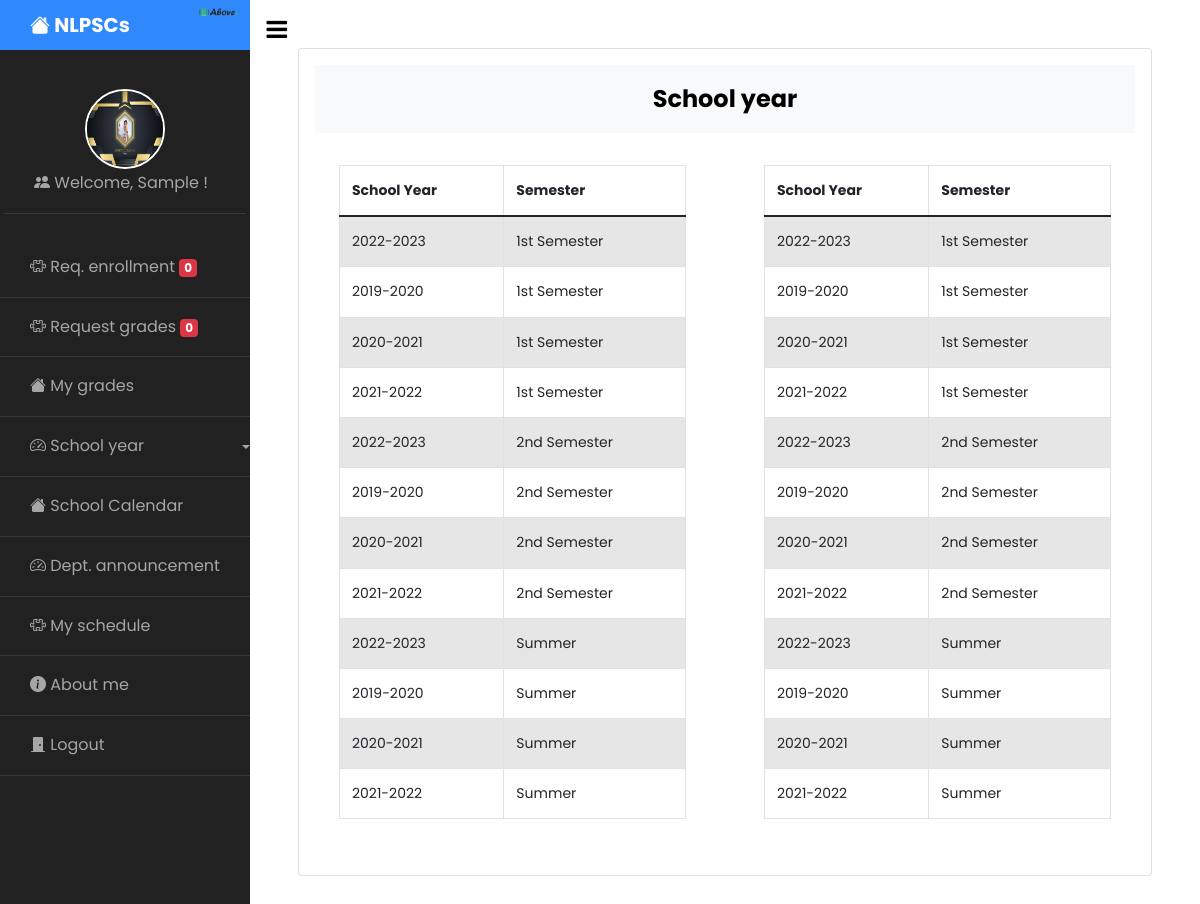
The app's page /student/semester.php (signed in) with its own data.
### tables this page shows
CREATE TABLE `student` (
  `Id` int(11) NOT NULL,
  `id_no` varchar(255) DEFAULT NULL,
  `firstname` varchar(255) NOT NULL,
  `middlename` varchar(255) NOT NULL,
  `lastname` varchar(255) NOT NULL,
  `dob` varchar(255) NOT NULL,
  `age` varchar(255) NOT NULL,
  `email` varchar(255) NOT NULL,
  `contact` varchar(255) NOT NULL,
  `address` varchar(255) NOT NULL,
  `username` varchar(255) NOT NULL,
  `password` varchar(255) NOT NULL,
  `images` varchar(255) NOT NULL,
  `dept_id` int(11) NOT NULL,
  `year_level` int(255) NOT NULL,
  `status` varchar(255) NOT NULL DEFAULT 'Pending'
);

CREATE TABLE `semester` (
  `Id` int(11) NOT NULL,
  `Semester` varchar(255) NOT NULL,
  `school_id` int(11) NOT NULL
);

CREATE TABLE `schoolyear` (
  `Id` int(11) NOT NULL,
  `schoolyear` varchar(255) NOT NULL,
  `status` varchar(255) NOT NULL DEFAULT 'Inactive'
);

### student/semester.php (the view, shortened to what this page needs)
<?php include 'sidebar.php'; ?>
     <div id="content" class="p-4 p-md-5 pt-5">
       <div class="card p-3">
         <h4 class="bg-light p-3" align="center"><strong>School year</strong></h4>
   <div class="row">
     <div class="col-md-6">
       <div class="table-responsive p-4">
     <table class="table table-bordered table-striped table-hover table-responsive-sm table-responsive-md table-responsive-lg table-responsive-xl table-responsive-xxl" id="exampless">
       <thead>
         <tr>
           <th>School Year</th>
           <th>Semester</th>
         </tr>
       </thead>
       <tbody>
         <?php
           $query ="SELECT * FROM semester JOIN schoolyear WHERE semester.school_id=schoolyear.Id ORDER BY semester";
           $sql = mysqli_query($conn,$query);
           while($row = mysqli_fetch_array($sql)) {
         ?>
         <tr>
             <td><?php echo $row["schoolyear"];?></td>
             <td><?php echo $row["Semester"];?></td>
         </tr>
           <?php
               }
           ?>
       </tbody>
     </table>
   </div>
     </div>
     <div class="col-md-6">
       <div class="table-responsive p-4">
     <table class="table table-bordered table-striped table-hover table-responsive-sm table-responsive-md table-responsive-lg table-responsive-xl table-responsive-xxl" id="examples">
       <thead>
         <tr>
           <th>School Year</th>
           <th>Semester</th>
         </tr>
       </thead>
       <tbody>
         <?php
           $query ="SELECT * FROM semester JOIN schoolyear WHERE semester.school_id=schoolyear.Id ORDER BY semester";
           $sql = mysqli_query($conn,$query);
           while($row = mysqli_fetch_array($sql)) {
         ?>
         <tr>
             <td><?php echo $row["schoolyear"];?></td>
             <td><?php echo $row["Semester"];?></td>
         </tr>
           <?php
               }
           ?>
       </tbody>
     </table>
   </div>
     </div>
   </div>
     </div>
   </div>

### student/sidebar.php (shortened to what this page needs)
<?php
  include '../config.php';
  if(isset($_SESSION['student']) && isset($_SESSION['student_id'])) {
    $id = $_SESSION['student_id'];
    $student = mysqli_query($conn, "SELECT * FROM student WHERE Id='$id'");
    while($row = mysqli_fetch_array($student)) {
?>
<!doctype html>
<html lang="en">
  <head>
    <link rel="stylesheet" href="https://cdn.datatables.net/1.11.3/css/jquery.dataTables.min.css">
    <link href="https://cdn.jsdelivr.net/npm/bootstrap@5.0.2/dist/css/bootstrap.min.css" rel="stylesheet">
    <link rel="stylesheet" href="https://stackpath.bootstrapcdn.com/font-awesome/4.7.0/css/font-awesome.min.css">
		<link rel="stylesheet" href="https://stackpath.bootstrapcdn.com/font-awesome/4.7.0/css/font-awesome.min.css">
    <link rel="stylesheet" href="https://cdn.jsdelivr.net/npm/bootstrap-icons@1.8.1/font/bootstrap-icons.css">
		<link rel="stylesheet" href="../css/style.css">
  </head>
  <body>
		<div class="wrapper d-flex align-items-stretch">
      <nav id="sidebar">
        <div class="custom-menu">
          <button type="button" id="sidebarCollapse" class="btn btn-primary">
            <i class="fa fa-bars"></i>
          </button>
        </div>
        <h1><a href="dashboard.php" class="logo"><i class="bi bi-house-fill"></i> NLPSCs</a> <img src="../images/logo.png" alt="" width="40" style="position: absolute; right: 12px; top: 7px;"></h1>
         <div class="p-1 mb-1">
              <ul class="list-unstyled components">
                <li>
                  <a href="dashboard.php">
                    <img id="img" class="img-responsive" src="../images-students/<?php echo $row['images'];?>" alt="image">
                    <i class="bi bi-people-fill"></i> Welcome, <?php echo $row['firstname']; ?> !
                  </a>
                </li>
              </ul>
        </div>
        <ul class="list-unstyled components mb-5">
          <li>
            <?php
            $check = mysqli_query($conn, "SELECT student_Id from enrollment WHERE student_Id='$id' AND request_status='Pending'");
            $count = mysqli_num_rows($check);
            ?>
              <a type="button" data-bs-toggle="modal" data-bs-target="#enrollment"><i class="bi bi-puzzle"></i> Req. enrollment <span class="badge bg-danger"><?php echo $count; ?></span></a>
          </li>
          <li>
            <?php
            $check2 = mysqli_query($conn, "SELECT student_Id from request_grade WHERE student_Id='$id' AND request_grade_status='Pending'");
            $count2 = mysqli_num_rows($check2);
            ?>
              <a href="my_grades.php" data-bs-toggle="modal" data-bs-target="#grade"><i class="bi bi-puzzle"></i> Request grades <span class="badge bg-danger"><?php echo $count2; ?></span></a>
          </li>
          <li>
              <a href="my_grades.php"><i class="bi bi-house-fill"></i> My grades</a>
          </li>
          <li>
               <div class="dropdown">
              <a href="#" class="dropdown-toggle" type="button" id="dropdownMenuButton1" data-bs-toggle="dropdown" aria-expanded="false"><i class="bi bi-speedometer2"></i> School year</a>
            </div>
          </li>
          <li>
              <a href="schoolcalendar.php"><i class="bi bi-house-fill"></i> School Calendar</a>
          </li>
          <li>
              <a href="announcement.php"><i class="bi bi-speedometer2"></i> Dept. announcement</a>
          </li>
          <li>
              <a href="subject_schedule.php"><i class="bi bi-puzzle"></i> My schedule</a>
          </li>
          <li>
            <a href="about_me.php"><i class="bi bi-info-circle-fill"></i> About me</a>
          </li>
          <li>
            <a href="../logout.php"><i class="bi bi-door-closed-fill"></i> Logout</a>
          </li>
        </ul>
      </nav>
<?php } ?>
  </body>
</html>
<?php
    } else {
     header('Location: ./index.php');
    }
?>

### student/sidebar.php (style rules this page uses)
#img { height: 80px; width: 80px; border-radius: 50%; margin-right: auto; margin-left: auto; display: block; border: 2px solid white; }

### records on screen
student: images (picture), firstname "Sample", count "0", count2 "0"
semester: schoolyear.schoolyear "2022-2023", Semester "1st Semester"
semester: schoolyear.schoolyear "2019-2020", Semester "1st Semester"
semester: schoolyear.schoolyear "2020-2021", Semester "1st Semester"
semester: schoolyear.schoolyear "2021-2022", Semester "1st Semester"
semester: schoolyear.schoolyear "2022-2023", Semester "2nd Semester"
semester: schoolyear.schoolyear "2019-2020", Semester "2nd Semester"
semester: schoolyear.schoolyear "2020-2021", Semester "2nd Semester"
semester: schoolyear.schoolyear "2021-2022", Semester "2nd Semester"
semester: schoolyear.schoolyear "2022-2023", Semester "Summer"
semester: schoolyear.schoolyear "2019-2020", Semester "Summer"
semester: schoolyear.schoolyear "2020-2021", Semester "Summer"
semester: schoolyear.schoolyear "2021-2022", Semester "Summer"
